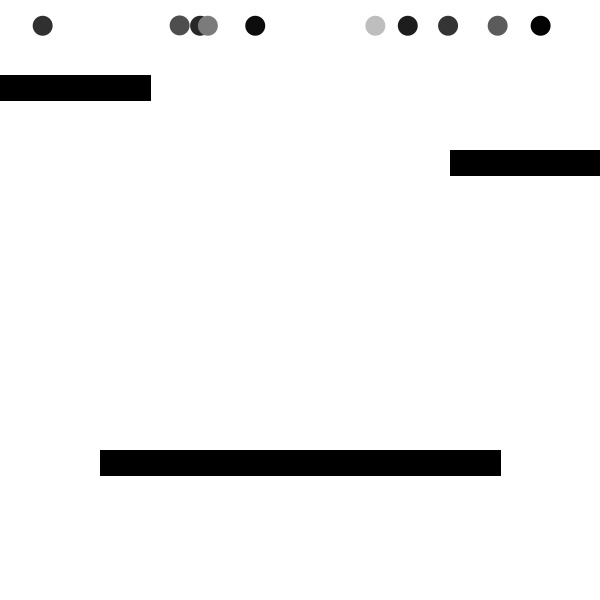
Frame 1 (no input)
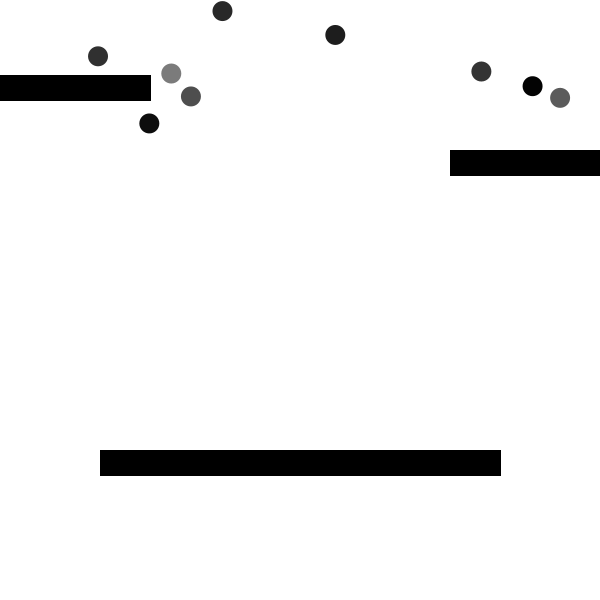
Frame 60 (the mouse pressed at the canvas centre just before this capture)
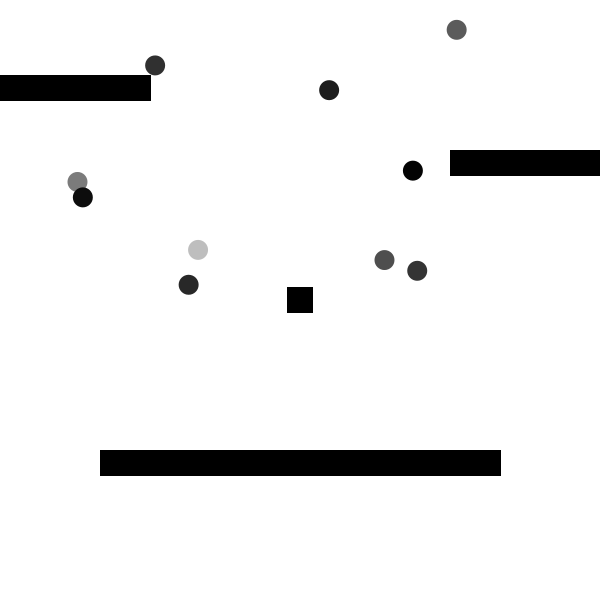
Frame 120 (the mouse held since frame 60 and released just before this capture)

The Processing sketch that drew these frames (run headless with seeded random() and noise(); from frame 60 on, the mouse is pressed at the canvas centre):

// Processing sketch: group_13_assignment6
// ── group_13_assignment6.pde
import java.util.ArrayList;

// Global variables
Ball[] balls;
ArrayList<Obstacle> obstacles;
Obstacle o1, o2, o3;
color c2 = color(0, 0, 0);
boolean restartSim = true;

void setup() {
  size(600, 600); 
  
  // Create new balls
  balls = new Ball[10];
  
  // Create default obstacles
  o1 = new Obstacle(0, 75, 150, 25, c2);
  o2 = new Obstacle(450, 150, 150, 25, c2);
  o3 = new Obstacle(100, 450, 400, 25, c2);
}

void draw() {
  background(255);
  
  // Resets obstacles and balls when simulation is restarted
  if (restartSim) {
    restartSim = false; 
    
    // Randomly generates balls 
    for (int i = 0; i < balls.length; i++) {
      balls[i] = new Ball(random(25, 575), 25, 10, random(5, 10), color(random(0, 200)));
      balls[i].vx = random(-10, 10);
    }
    
    // Resets obstacle arraylist
    obstacles = new ArrayList<Obstacle>();
    obstacles.add(o1);
    obstacles.add(o2);
    obstacles.add(o3);
  }
 
  // Loops through each ball
  for (int i = 0; i < balls.length; i++) {
    // Resets acceleration, applies gravity, and checks boundary collision
    balls[i].resetAccel();
    balls[i].applyForce(0, 0.75 * balls[i].m);
    balls[i].checkBounds();
    
    // Checks collisions between balls and obstacles
    for (int on = 0; on < obstacles.size(); on++) {
      balls[i].checkCollideObstacle(obstacles.get(on));
    }
    
    // Checks collisions between balls
    for (int j = 0; j < i; j++) {
       balls[i].checkCollideBall(balls[j]);
    }
    
    // Propagates each ball's position/velocity
    balls[i].propagate();
    
    // Draws the balls
    balls[i].display();
  }
  
  // Draws the obstacles
  for (int i = 0; i < obstacles.size(); i++) {
    obstacles.get(i).display();
  }
}

// Restarts simulation when R is pressed
void keyPressed() {
  if (key == 'r') {
    restartSim = true;
  }
}

// Generates a new obstacle wherever the user clicks
void mousePressed() {
  if (mouseX >= 12.5 && mouseX <= 587.5 && mouseY >= 12.5 && mouseY <= 587.5) {
    Obstacle o = new Obstacle(mouseX - 12.5, mouseY - 12.5, 25, 25, c2);
    obstacles.add(o);
  }
}

// ── Ball.pde
// Ball class
// Implements full collision detection

class Ball {
  float r, m, x, y, vx, vy, ax, ay;
  color c;
  
  Ball() {}
  
  // Ball constructor
  Ball(float _x, float _y, float _r, float _m, color _c) {
    x = _x; y = _y;
    vx = 0; vy = 0;
    ax = 0; ay = 0;
    r = _r;
    m = _m;
    c = _c;
  }
  
  // Reset acceleration
  void resetAccel() {
    ax = 0;
    ay = 0;
  }
  
  // Applies a force to the ball
  void applyForce(float _fx, float _fy) {
    ax += _fx/m;
    ay += _fy/m;
  }
  
  // Checks boundary collisions
  void checkBounds() {
    if (y + r >= height) { // Bottom of screen
       vy = -0.9 * Math.abs(vy);
       y = height - r;
    }
    if (x + r >= width) { // Right side of screen
       vx = -0.9 * Math.abs(vx);
       x = width - r;
    }
    if (x - r <= 0) { // Left side of screen
       vx = 0.9 * Math.abs(vx);
       x = r;
    }
  }
  
  // Checks collisions with obstacles
  void checkCollideObstacle(Obstacle o) {
    // Collisions from above
    if ((y + r >= o.y && y + r <= o.y + o.h) && (x >= o.x - r/2 && x <= o.x + o.l + r/2)) {
       vy = -1.0 * Math.abs(vy);
       y = o.y - r;
    }
    // Collisions from below
    else if ((y - r <= o.y + o.h && y - r >= o.y) && (x >= o.x - r/2 && x <= o.x + o.l + r/2)) {
       vy = Math.abs(vy);
    }
    // Collisions from left
    if ((x + r >= o.x && x + r <= o.x + o.l) && (y >= o.y - r/2 && y <= o.y + o.h + r/2)) {
       vx = -1.0 * Math.abs(vx);
    }
    // Collisions from right
    else if ((x - r <= o.x + o.l && x - r >= o.x) && (y >= o.y - r/2 && y <= o.y + o.h + r/2)) {
       vx = Math.abs(vx);
    }
  }
  
  // Checks collisions with other balls
  void checkCollideBall(Ball b) {
    // Checks if two balls are close enough to overlap
    if ((r + b.r)*(r + b.r) > ((b.x - x)*(b.x - x) + (b.y - y)*(b.y - y))) {
      // Calculates the magnitude of the distance between the center of eacb ball
      float diffX = b.x - x;
      float diffY = b.y - y;
      float mag = (float)Math.sqrt(diffX*diffX + diffY*diffY);
      
      // Creates a unit normal vector for the collision between balls
      float[] norm = {diffX / mag, diffY / mag};
      
      // Finds the relative velocity between each ball
      float[] relVel = {b.vx - vx,  b.vy - vy};
      
      // Finds the amount of the relative velocity that is in the normal direction
      float velAlongNorm = norm[0]*relVel[0] + norm[1]*relVel[1];
      
      // Checks if the two balls are heading towards each other
      if (velAlongNorm < 0) {
        // Constant of restitution determines how much each ball ricochets
        float e = 0.8;
        
        // Finds impulse caused by collision
        float j = -(1 + e) * velAlongNorm;
        j /= 1 / m + 1 / b.m;
        
        // Shifts each impulse in the normal direction for both x and y
        float impulseX = j * norm[0];
        float impulseY = j * norm[1];
        
        // Applies impulse to each ball's velocity
        vx -= 1/m * impulseX;
        vy -= 1/m * impulseY;
        b.vx += 1/m * impulseX;
        b.vy += 1/m * impulseY;
      }
    }
  }
  
  // Propagates the ball's position/velocity
  void propagate() {
    vx += ax;
    vy += ay;
    x += vx;
    y += vy;
  }
  
  // Draws the ball
  void display() {
    fill(c);
    noStroke();
    ellipseMode(RADIUS);
    ellipse(x, y, r, r);
  }
}

// ── MovingObstacle.pde
class MovingObstacle extends Obstacle {
  float vx, vy;
  
  MovingObstacle(float _x, float _y, float _l, float _h, color _c) {
    super(_x, _y, _l, _h, _c); 
    vx = 0;
    vy = 0;
  }
  
  void propagateObs() {
    x += vx;
    y += vy;
  }
}

// ── Obstacle.pde
class Obstacle {
  float x, y, l, h;
  color c;
  
  Obstacle (float _x, float _y, float _l, float _h, color _c) {
    x = _x;
    y = _y;
    l = _l;
    h = _h;
    c = _c;
  }
  
  // Draws the obstacle
  void display() {
    fill(c);
    stroke(0);
    rect(x, y, l, h);
  }
}
